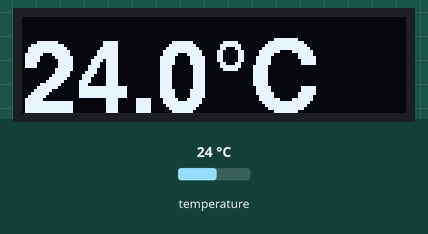
The sketch below on a simulated ESP32. Parts: 128×32 one-colour display. The test bench sets the inputs (shaded band); at power-on: temperature 24 °C.

Above: at 2.3 s.
2.4 s: temperature set to 12 °C
At 3.6 s:
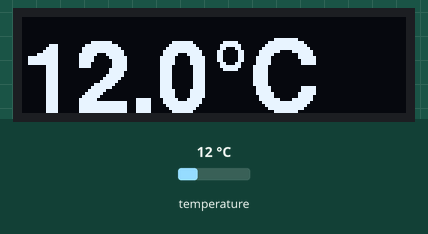
4.6 s: temperature set to 19 °C
At 5.5 s:
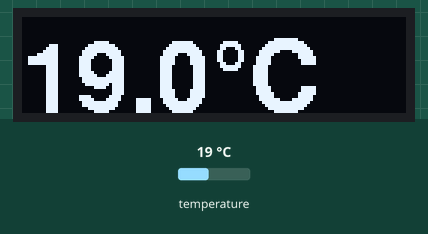
6.2 s: temperature set to 28 °C
At 7.4 s:
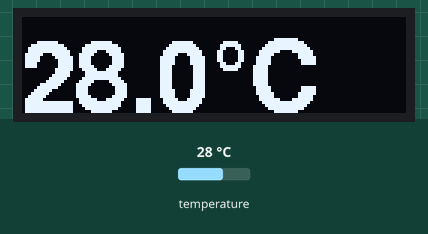
Timing chart, 0 to 9.2 s (numbered marks = the images above; inputs shaded):
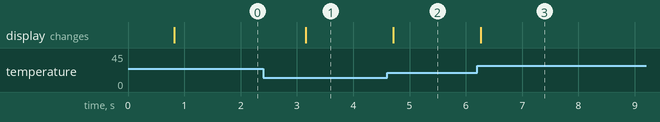

The sketch:

olded_thermometer_esp32.ino
```cpp
#include <Arduino.h>
#include <U8g2lib.h>
#include <Wire.h>
#include <OneWire.h>
#include <DallasTemperature.h>

#define ONE_WIRE_BUS 5

OneWire oneWire(ONE_WIRE_BUS);
DallasTemperature sensors(&oneWire);

//U8G2_SH1107_128X128_1_HW_I2C u8g2(U8G2_R1, U8X8_PIN_NONE);
U8G2_SSD1306_128X32_UNIVISION_1_SW_I2C u8g2(U8G2_R0, /* clock=*/ SCL, /* data=*/ SDA, /* reset=*/ U8X8_PIN_NONE);


void setup(void) {
  sensors.begin();
  u8g2.begin();
  u8g2.enableUTF8Print();
}

void loop(void) {
  sensors.requestTemperatures();
  float tempC = sensors.getTempCByIndex(0);
  char temp_ca[4];
  dtostrf(tempC, sizeof(temp_ca), 1, temp_ca);

  u8g2.firstPage();
  do {
    u8g2.setFont(u8g2_font_helvB24_tf);
    //u8g2.setFont(u8g2_font_logisoso38_tf);
    //u8g2.setCursor(0, 60);
    u8g2.setCursor(0, 32);
    u8g2.print(temp_ca);
    u8g2.print("°C");

  } while ( u8g2.nextPage() );
  //delay(1000);
}
```

Measured:
- after the input at 2.4 s, the display: changes after 0.75 s (image 1)
- after the input at 4.6 s, the display: changes after 0.11 s (image 2)
- after the input at 6.2 s, the display: changes after 0.06 s (image 3)
